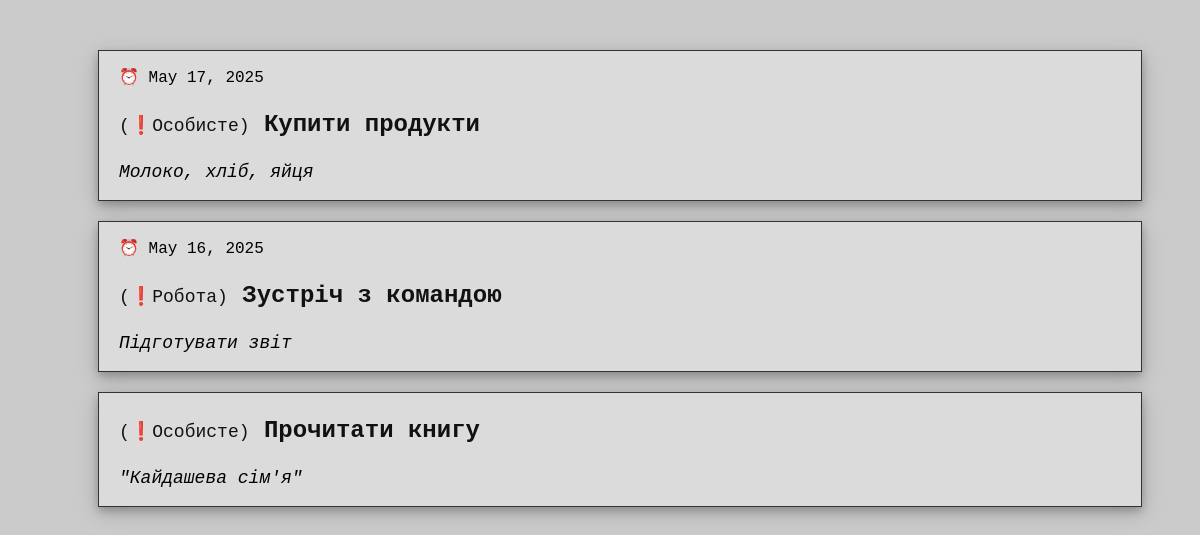
The app's page /notes/ with its own data.
### notes/models.py (models this page shows, shortened)
class Note(models.Model):
    title = models.CharField(max_length=200)
    text = models.TextField()
    reminder = models.DateField(null=True, blank=True)
    category = models.ForeignKey(Category, on_delete=models.CASCADE, related_name="notes")

class Category(models.Model):
    title = models.CharField(max_length=100)

### notes/views.py (the view)
# urls.py: path("notes/", create_notes),
def create_notes(request):
    notes = Note.objects.all()
    return render(request, "index.html", {"notes": notes})

### templates/index.html (shortened to what this page needs)
{% load static %}
<!DOCTYPE html>
<html lang="en">
<head>
    <link rel="stylesheet" href="{% static "css/styles.css" %}">
</head>
<body>
<ul class="notes-list">
    {% for note in notes %}
    <li class="notes-element">
        {% if note.reminder %}
            <p>⏰ {{ note.reminder }}</p>
        {% endif %}
        <p class="note-title"><span>(❗{{ note.category.title }})</span> <strong>{{ note.title }}</strong></p>
        <p class="note-content">{{ note.text }}</p>
    </li>
    {% endfor %}
</ul>
</body>
</html>

### static/css/styles.css (style rules this page uses)
body { background-color: #cbcbcb; }
.notes-list { margin: 50px; list-style-type: none; }
.notes-element { border: 1px solid #333; padding: 0 20px; margin-bottom: 20px; font-family: "Courier New"; background-color: #dbdbdb; box-shadow: 0 4px 8px 0 rgba(0, 0, 0, 0.2), 0 6px 20px 0 rgba(0, 0, 0, 0.19); }
.note-title { font-size: 24px; color: #111; }
.note-title span { font-size: 18px; }
.note-content { font-size: 18px; font-style: italic; }

### records on screen
Note: reminder "May 17, 2025", category "Особисте", title "Купити продукти", text "Молоко, хліб, яйця"
Note: reminder "May 16, 2025", category "Робота", title "Зустріч з командою", text "Підготувати звіт"
Note: category "Особисте", title "Прочитати книгу", text "\"Кайдашева сім'я\""
